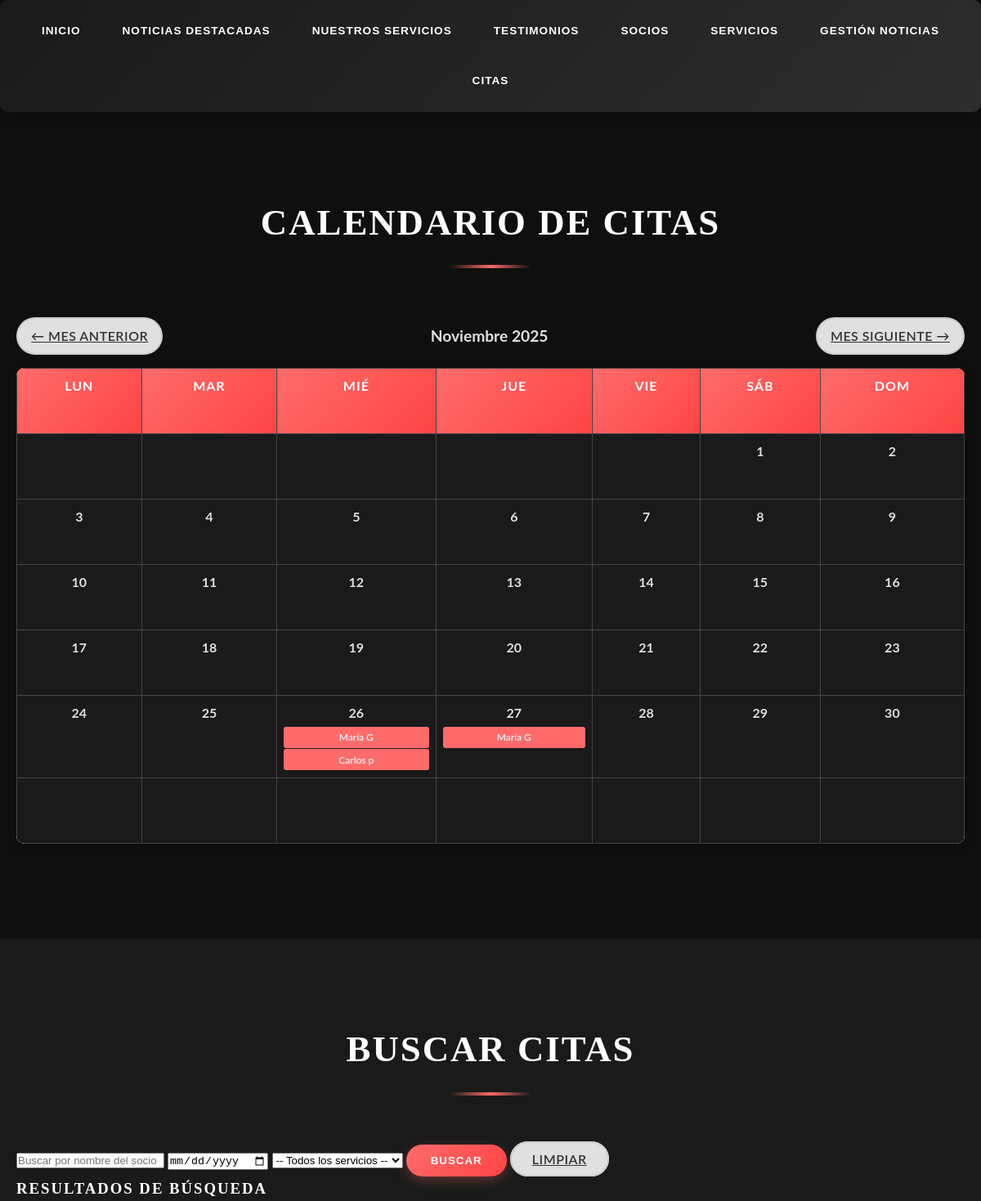
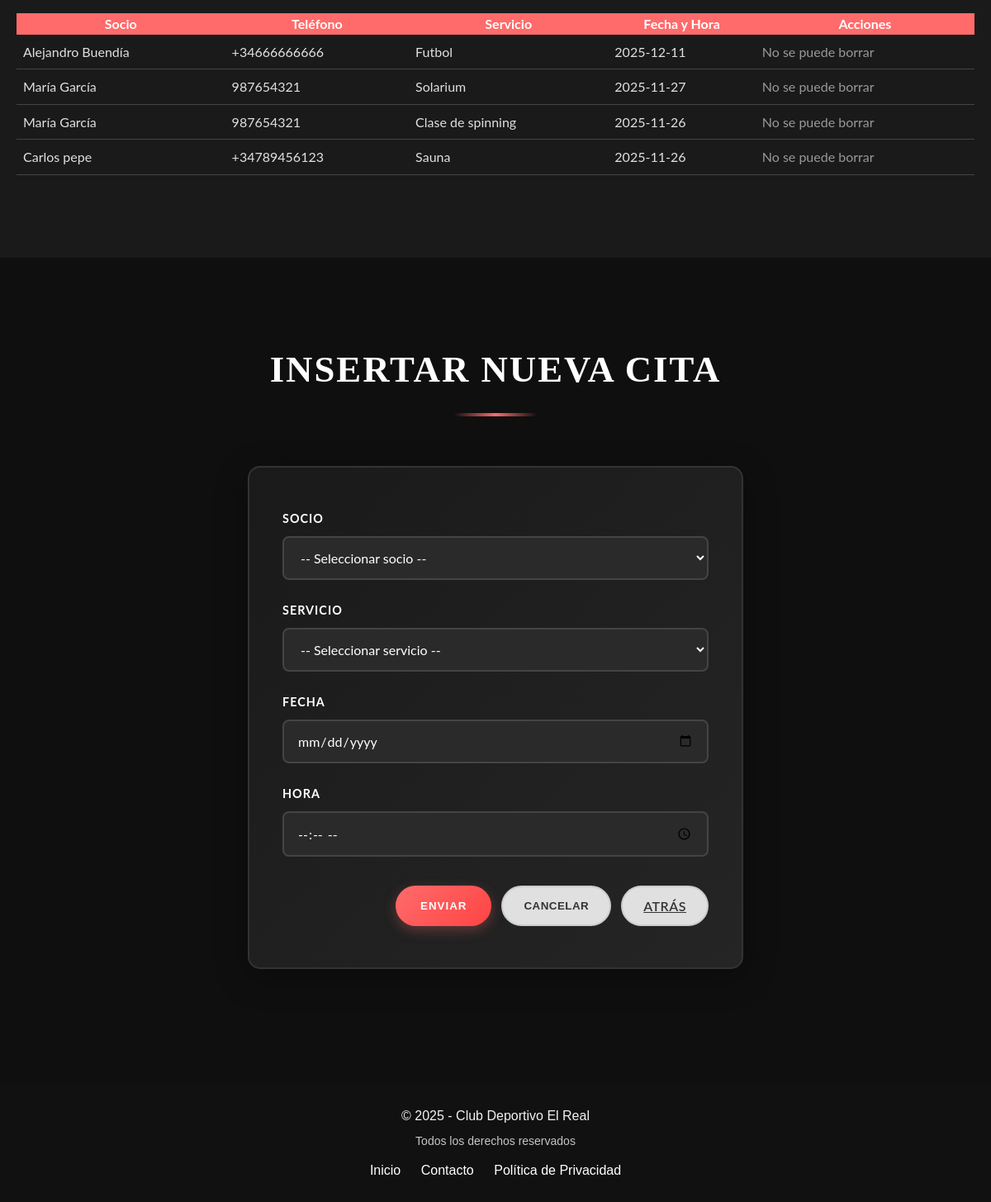
The page /app/cita.php?mes=11&año=2025 on the database its author committed (2 pictures, top to bottom).
### tables this page shows
CREATE TABLE IF NOT EXISTS citas
(
    id INT AUTO_INCREMENT PRIMARY KEY,
    id_socio INT NOT NULL,
    id_servicio INT NOT NULL,
    fecha_cita DATE NOT NULL,
    hora_cita TIME NOT NULL, 
    FOREIGN KEY (id_socio) REFERENCES usuarios(id) 
        ON DELETE CASCADE,
    FOREIGN KEY (id_servicio) REFERENCES servicios(id) 
        ON DELETE CASCADE
);

CREATE TABLE
IF NOT EXISTS usuarios
(
    id INT AUTO_INCREMENT PRIMARY KEY,
    nombre VARCHAR(100) NOT NULL,
    edad INT,
    clave VARCHAR(255) NOT NULL,
    rol ENUM('socio','administrador') NOT NULL DEFAULT 'socio',
    telefono VARCHAR(20) UNIQUE,
    foto VARCHAR(100),
    fecha_registro TIMESTAMP DEFAULT CURRENT_TIMESTAMP
);

CREATE TABLE IF NOT EXISTS servicios
(
    id INT AUTO_INCREMENT PRIMARY KEY,
    descripcion VARCHAR(255) NOT NULL,
    duracion INT NOT NULL,
    precio DECIMAL(10, 2) NOT NULL
);

### app/cita.php (the view, shortened to what this page needs)
<?php
require_once 'db_config.php';
try {
    $pdo = new PDO("mysql:host=$db_host;dbname=$db_name;charset=utf8mb4", $db_user, $db_password);
    $pdo->setAttribute(PDO::ATTR_ERRMODE, PDO::ERRMODE_EXCEPTION);
} catch (PDOException $e) {
    echo '<p class="error">❌ Error de conexión: ' . htmlspecialchars($e->getMessage()) . '</p>';
    exit;
}
$mes = isset($_GET['mes']) && is_numeric($_GET['mes']) ? (int)$_GET['mes'] : (int)date('m');
$año = isset($_GET['año']) && is_numeric($_GET['año']) ? (int)$_GET['año'] : (int)date('Y');
$fecha_inicio = "$año-" . str_pad($mes, 2, '0', STR_PAD_LEFT) . "-01";
$fecha_fin = date('Y-m-t', strtotime($fecha_inicio));
$sql_citas = "SELECT c.*, u.nombre as socio, u.telefono, s.descripcion as servicio
              FROM citas c
              JOIN usuarios u ON c.id_socio = u.id
              JOIN servicios s ON c.id_servicio = s.id
              WHERE DATE(c.fecha_cita) BETWEEN :inicio AND :fin
              ORDER BY c.fecha_cita ASC";
$stmt_citas = $pdo->prepare($sql_citas);
$stmt_citas->execute([':inicio' => $fecha_inicio, ':fin' => $fecha_fin]);
$citas_mes = $stmt_citas->fetchAll(PDO::FETCH_ASSOC);
$citas_agrupadas = [];
foreach ($citas_mes as $cita) {
    $fecha_key = substr($cita['fecha_cita'], 0, 10);
    if (!isset($citas_agrupadas[$fecha_key])) {
        $citas_agrupadas[$fecha_key] = [];
    }
    $citas_agrupadas[$fecha_key][] = $cita;
}
?>
<!DOCTYPE html>
<html lang="es">
<head>
    <link rel="stylesheet" href="css/styles.css">
</head>
<body>
<?php include "menu.php"; menu(); ?>
<div class="container2">
    <main>
        <section id="calendario-citas">
            <div class="container">
                <h2>Calendario de Citas</h2>
                <div class="calendar-nav">
                    <a href="cita.php?mes=<?php echo $mes - 1; ?>&año=<?php echo $año; ?>" class="button button-secondary">← Mes Anterior</a>
                    <span style="font-size: 1.2rem; font-weight: bold;">
                        <?php
                        $meses_es = ['Enero','Febrero','Marzo','Abril','Mayo','Junio','Julio','Agosto','Septiembre','Octubre','Noviembre','Diciembre'];
                        echo $meses_es[$mes - 1] . ' ' . $año;
                        ?>
                    </span>
                    <a href="cita.php?mes=<?php echo $mes + 1; ?>&año=<?php echo $año; ?>" class="button button-secondary">Mes Siguiente →</a>
                </div>
<?php
$primer_dia = new DateTime("$año-" . str_pad($mes, 2, '0', STR_PAD_LEFT) . "-01");
$dias_en_mes = (int)$primer_dia->format('t');
$dia_semana_inicio = (int)$primer_dia->format('w');
echo '<table class="calendar">
    <thead>
        <tr>
            <th>Lun</th><th>Mar</th><th>Mié</th><th>Jue</th><th>Vie</th><th>Sáb</th><th>Dom</th>
        </tr>
    </thead>
    <tbody>';
$dia = 1;
for ($semana = 0; $semana < 6; $semana++) {
    echo '<tr>';
    for ($dow = 1; $dow <= 7; $dow++) {
        if (($semana === 0 && $dow < $dia_semana_inicio) || $dia > $dias_en_mes) {
            echo '<td class="otros-meses"></td>';
        } else {
            $fecha_actual = "$año-" . str_pad($mes, 2, '0', STR_PAD_LEFT) . "-" . str_pad($dia, 2, '0', STR_PAD_LEFT);
            $tiene_citas = isset($citas_agrupadas[$fecha_actual]);
            echo '<td ' . ($tiene_citas ? 'class="tiene-citas"' : '') . '>';
            echo '<div class="day-number">' . $dia . '</div>';
            if ($tiene_citas) {
                foreach (array_slice($citas_agrupadas[$fecha_actual], 0, 3) as $c) {
                    echo '<div class="cita-item" title="' . htmlspecialchars($c['socio'] . ' - ' . $c['servicio'] . ' - ' . substr($c['fecha_cita'], 11, 5)) . '">';
                    echo htmlspecialchars(substr($c['fecha_cita'], 11, 5) . ' ' . substr($c['socio'], 0, 8));
                    echo '</div>';
                }
            }
            echo '</td>';
            $dia++;
        }
    }
    echo '</tr>';
}
echo '</tbody></table>';
?>
            </div>
        </section>
        <section id="buscador-citas">
            <div class="container">
                <h2>Buscar Citas</h2>
                <form method="get" action="cita.php" id="formBuscador" class="search-form">
                    <input type="text" name="buscar_socio" placeholder="Buscar por nombre del socio" value="<?php echo htmlspecialchars($_GET['buscar_socio'] ?? ''); ?>">
                    <input type="date" name="buscar_fecha" value="<?php echo htmlspecialchars($_GET['buscar_fecha'] ?? ''); ?>">
                    <select name="buscar_servicio">
                        <option value="">-- Todos los servicios --</option>
                    </select>
                    <button type="submit" class="button button-primary">Buscar</button>
                    <a href="cita.php" class="button button-secondary">Limpiar</a>
                </form>
                <h3>Resultados de Búsqueda</h3>
<?php
$sql_busqueda = "SELECT c.*, u.nombre as socio, u.telefono, s.descripcion as servicio
                 FROM citas c
                 JOIN usuarios u ON c.id_socio = u.id
                 JOIN servicios s ON c.id_servicio = s.id
                 WHERE 1=1";
$params = [];
$sql_busqueda .= " ORDER BY c.fecha_cita DESC";
$stmt_busqueda = $pdo->prepare($sql_busqueda);
if ($params) $stmt_busqueda->execute($params);
else $stmt_busqueda = $pdo->query($sql_busqueda);
$resultados = $stmt_busqueda->fetchAll(PDO::FETCH_ASSOC);
if ($resultados) {
    echo '<table style="width:100%; border-collapse: collapse; margin-top: 1rem;">';
    echo '<tr style="background-color: #ff6b6b; color: white;"><th>Socio</th><th>Teléfono</th><th>Servicio</th><th>Fecha y Hora</th><th>Acciones</th></tr>';
    $hoy = date('Y-m-d');
    foreach ($resultados as $cita) {
        $fecha_cita = substr($cita['fecha_cita'], 0, 10);
        $puede_borrar = ($fecha_cita > $hoy) ? 1 : 0;
        echo '<tr style="border-bottom: 1px solid #444; padding: 0.5rem;">';
        echo '<td style="padding: 0.5rem;">' . htmlspecialchars($cita['socio']) . '</td>';
        echo '<td style="padding: 0.5rem;">' . htmlspecialchars($cita['telefono']) . '</td>';
        echo '<td style="padding: 0.5rem;">' . htmlspecialchars($cita['servicio']) . '</td>';
        echo '<td style="padding: 0.5rem;">' . htmlspecialchars($cita['fecha_cita']) . '</td>';
        echo '<td style="padding: 0.5rem;">';
        if ($puede_borrar) {
            echo '<a href="eliminar_cita.php?id=' . $cita['id'] . '" class="button button-small" onclick="return confirm(\'¿Seguro que deseas eliminar esta cita?\');">Borrar</a>';
        } else {
            echo '<span style="color: #999;">No se puede borrar</span>';
        }
        echo '</td></tr>';
    }
    echo '</table>';
} else if (!empty($_GET['buscar_socio']) || !empty($_GET['buscar_fecha']) || !empty($_GET['buscar_servicio'])) {
    echo '<p>No se encontraron citas con los criterios de búsqueda.</p>';
}
?>
            </div>
        </section>
        <section id="admin-citas">
            <div class="container">
                <h2>Insertar Nueva Cita</h2>
                <form action="procesar_cita.php" method="post" id="citaForm">
                    <div class="formulario">
                        <div class="form-group">
                            <label for="id_socio">Socio</label>
                            <select name="id_socio" id="id_socio">
                                <option value="">-- Seleccionar socio --</option>
                            </select>
                        </div>
                        <div class="form-group">
                            <label for="id_servicio">Servicio</label>
                            <select name="id_servicio" id="id_servicio">
                                <option value="">-- Seleccionar servicio --</option>
                            </select>
                        </div>
                        <div class="form-group">
                            <label for="fecha_cita">Fecha</label>
                            <input type="date" name="fecha_cita" id="fecha_cita"/>
                        </div>
                        <div class="form-group">
                            <label for="hora_cita">Hora</label>
                            <input type="time" name="hora_cita" id="hora_cita"/>
                        </div>
                        <div class="form-actions">
                            <button type="submit" class="button button-primary">Enviar</button>
                            <button type="reset" class="button button-secondary">Cancelar</button>
                            <a href="paginaPrincipal.php" class="button button-secondary">Atrás</a>
                        </div>
                    </div>
                </form>
            </div>
        </section>
    </main>
</div>
<?php include "footer.php"; pie(); ?>
</body>
</html>

### app/css/styles.css (style rules this page uses)
* { margin: 0; padding: 0; box-sizing: border-box; }
.container2 { min-height: 100%; display: flex; flex-direction: column; }
html, body { height: 100%; margin: 0; padding: 0; }
body { font-family: 'Lato', sans-serif; line-height: 1.6; background-color: #0f0f0f; color: #e0e0e0; min-height: 100vh; }
main { flex: 1; }
h1, h2, h3 { font-family: 'Playfair Display', serif; color: #ffffff; text-transform: uppercase; letter-spacing: 2px; }
.container { max-width: 1200px; margin: 0 auto; padding: 0 20px; }
section { padding: 100px 0; position: relative; }
section:nth-child(even) { background: #1a1a1a; }
section:nth-child(odd) { background: #0f0f0f; }
.services-section h2, .latest-news-section h2, .appointments-section h2, .contact-section h2, section h2 { text-align: center; font-size: 2.8rem; margin-bottom: 60px; position: relative; padding-bottom: 20px; }
section:nth-child(even) h2 { color: #ffffff; }
.services-section h2::after, .latest-news-section h2::after, section h2::after { content: ''; position: absolute; bottom: 0; left: 50%; transform: translateX(-50%); width: 100px; height: 4px; background: linear-gradient(90deg, transparent 0%, #ff6b6b 50%, transparent 100%); }
.formulario { background: linear-gradient(135deg, #1a1a1a 0%, #252525 100%); padding: 50px 40px; border-radius: 15px; box-shadow: 0 10px 40px rgba(0, 0, 0, 0.3); max-width: 600px; margin: 0 auto; border: 2px solid #333333; }
.formulario .form-group { margin-bottom: 25px; }
.formulario label { display: block; margin-bottom: 10px; font-weight: 700; color: #ffffff; text-transform: uppercase; font-size: 0.9rem; letter-spacing: 1px; }
.formulario input, .formulario select, .formulario textarea { width: 100%; padding: 14px 16px; border-radius: 8px; border: 2px solid #444444; font-size: 1rem; font-family: 'Lato', sans-serif; transition: all 0.3s ease; background-color: #2a2a2a; color: #ffffff; }
.form-actions { display: flex; gap: 12px; justify-content: flex-end; margin-top: 35px; }
.button-primary { background: linear-gradient(135deg, #ff6b6b 0%, #ff4444 100%); color: #fff; border: none; padding: 12px 30px; border-radius: 25px; font-weight: 700; text-transform: uppercase; letter-spacing: 1px; cursor: pointer; transition: all 0.3s ease; box-shadow: 0 5px 15px rgba(255, 107, 107, 0.3); }
.button-secondary { background-color: #e0e0e0; color: #333; border: 2px solid #ccc; padding: 10px 25px; border-radius: 25px; font-weight: 600; text-transform: uppercase; letter-spacing: 0.5px; cursor: pointer; transition: all 0.3s ease; }
.calendar { width: 100%; border-collapse: collapse; margin-bottom: 40px; background: #fff; border-radius: 10px; overflow: hidden; box-shadow: 0 5px 15px rgba(0, 0, 0, 0.1); }
.calendar th, .calendar td { border: 1px solid #e0e0e0; padding: 15px; text-align: center; font-weight: 500; }
.calendar th { background: linear-gradient(135deg, #ff6b6b 0%, #ff4444 100%); color: #fff; font-weight: 700; text-transform: uppercase; letter-spacing: 1px; }

### app/cita.php (style rules this page uses)
.calendar { width: 100%; margin: 1rem 0; border-collapse: collapse; }
.calendar th, .calendar td { border: 1px solid #444; padding: 0.5rem; text-align: center; height: 80px; vertical-align: top; background-color: #1a1a1a; color: #e0e0e0; }
.calendar th { background-color: #ff6b6b; color: white; font-weight: bold; }
.calendar td { position: relative; cursor: pointer; }
.calendar .day-number { font-weight: bold; margin-bottom: 0.3rem; }
.calendar .cita-item { font-size: 0.75rem; background-color: #ff6b6b; color: white; padding: 0.2rem; margin: 0.1rem 0; border-radius: 3px; overflow: hidden; text-overflow: ellipsis; white-space: nowrap; }
.calendar .otros-meses { color: #666; }
.calendar-nav { display: flex; justify-content: space-between; align-items: center; margin-bottom: 1rem; }
.calendar-nav button, .calendar-nav a { padding: 0.5rem 1rem; }

### rows shown on the page
citas: fecha_cita.nombre "María G", id_socio.nombre "María García", id_socio.telefono "987654321", id_servicio.descripcion "Clase de spinning", fecha_cita "2025-11-26", shows "No se puede borrar"
citas: fecha_cita.nombre "Carlos p", id_socio.nombre "Carlos pepe", id_socio.telefono "+34789456123", id_servicio.descripcion "Sauna", fecha_cita "2025-11-26", shows "No se puede borrar"
citas: fecha_cita.nombre "María G", id_socio.nombre "María García", id_socio.telefono "987654321", id_servicio.descripcion "Solarium", fecha_cita "2025-11-27", shows "No se puede borrar"
citas: id_socio.nombre "Alejandro Buendía", id_socio.telefono "+34666666666", id_servicio.descripcion "Futbol", fecha_cita "2025-12-11", shows "No se puede borrar"

### other values the page prints
$meses_es[$mes - 1] "Noviembre"
$año "2025"
